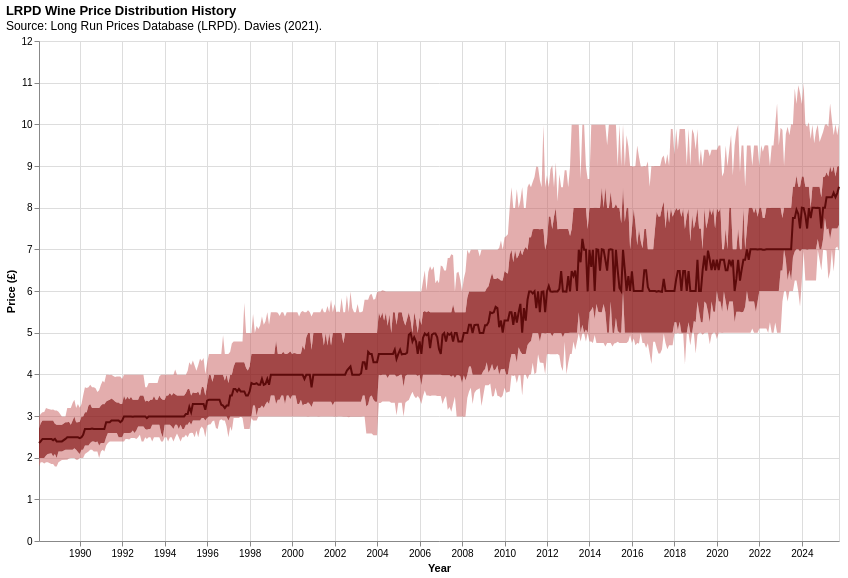

The cell this chart's notebook holds for it:
### Code cell
# Build interactive quantile bands and median chart
wine_selector = alt.selection_point(
    name='wine_type',
    fields=['wine_type'],
    bind=alt.binding_select(
        options=['RED WINE 70-75 CL', 'ROSE WINE 70-75 CL', 'WHITE WINE 70-75 CL'],
        name='Pick a wine type: '
    ),
    value='RED WINE 70-75 CL'
)
filtered_data = all_wine_stats
area_iqr = alt.Chart(filtered_data).transform_calculate(
    iqr_color="datum.wine_type == 'RED WINE 70-75 CL' ? '#8B1A1A' : datum.wine_type == 'ROSE WINE 70-75 CL' ? '#C75B7A' : '#D4AF37'"
).mark_area(opacity=0.8).encode(
    x=alt.X('datetime:T', title='Year', axis=alt.Axis(format='%Y')),
    y=alt.Y('Q1:Q', title='Price (£)', scale=alt.Scale(domain=[0, 12])),
    y2='Q3:Q',
    color=alt.Color('iqr_color:N', scale=None, legend=None),
    tooltip=[
        alt.Tooltip('datetime:T', title='Date', format='%B %Y'),
        alt.Tooltip('wine_type:N', title='Wine Type'),
        alt.Tooltip('Median:Q', title='Median Price (£)', format=',.2f'),
        alt.Tooltip('Q1:Q', title='Q1 (25th percentile)', format=',.2f'),
        alt.Tooltip('Q3:Q', title='Q3 (75th percentile)', format=',.2f'),
        alt.Tooltip('P10:Q', title='P10 (10th percentile)', format=',.2f'),
        alt.Tooltip('P90:Q', title='P90 (90th percentile)', format=',.2f')
    ]
).add_params(
    wine_selector
).transform_filter(
    wine_selector
)
area_p10_q1 = alt.Chart(filtered_data).transform_calculate(
    p10_q1_color="datum.wine_type == 'RED WINE 70-75 CL' ? '#C85C5C' : datum.wine_type == 'ROSE WINE 70-75 CL' ? '#E8A0BF' : '#F4D03F'"
).mark_area(opacity=0.5).encode(
    x='datetime:T',
    y=alt.Y('P10:Q', scale=alt.Scale(domain=[0, 12])),
    y2='Q1:Q',
    color=alt.Color('p10_q1_color:N', scale=None, legend=None),
    tooltip=[
        alt.Tooltip('datetime:T', title='Date', format='%B %Y'),
        alt.Tooltip('wine_type:N', title='Wine Type'),
        alt.Tooltip('Median:Q', title='Median Price (£)', format=',.2f'),
        alt.Tooltip('Q1:Q', title='Q1 (25th percentile)', format=',.2f'),
        alt.Tooltip('Q3:Q', title='Q3 (75th percentile)', format=',.2f'),
        alt.Tooltip('P10:Q', title='P10 (10th percentile)', format=',.2f'),
        alt.Tooltip('P90:Q', title='P90 (90th percentile)', format=',.2f')
    ]
).transform_filter(
    wine_selector
)
area_q3_p90 = alt.Chart(filtered_data).transform_calculate(
    q3_p90_color="datum.wine_type == 'RED WINE 70-75 CL' ? '#C85C5C' : datum.wine_type == 'ROSE WINE 70-75 CL' ? '#E8A0BF' : '#F4D03F'"
).mark_area(opacity=0.5).encode(
    x='datetime:T',
    y=alt.Y('Q3:Q', scale=alt.Scale(domain=[0, 12])),
    y2='P90:Q',
    color=alt.Color('q3_p90_color:N', scale=None, legend=None),
    tooltip=[
        alt.Tooltip('datetime:T', title='Date', format='%B %Y'),
        alt.Tooltip('wine_type:N', title='Wine Type'),
        alt.Tooltip('Median:Q', title='Median Price (£)', format=',.2f'),
        alt.Tooltip('Q1:Q', title='Q1 (25th percentile)', format=',.2f'),
        alt.Tooltip('Q3:Q', title='Q3 (75th percentile)', format=',.2f'),
        alt.Tooltip('P10:Q', title='P10 (10th percentile)', format=',.2f'),
        alt.Tooltip('P90:Q', title='P90 (90th percentile)', format=',.2f')
    ]
).transform_filter(
    wine_selector
)
line_median = alt.Chart(filtered_data).transform_calculate(
    median_color="datum.wine_type == 'RED WINE 70-75 CL' ? '#5C0A0A' : datum.wine_type == 'ROSE WINE 70-75 CL' ? '#9B4159' : '#B8860B'"
).mark_line(strokeWidth=2).encode(
    x='datetime:T',
    y=alt.Y('Median:Q', scale=alt.Scale(domain=[0, 12])),
    color=alt.Color('median_color:N', scale=None, legend=None),
    tooltip=[
        alt.Tooltip('datetime:T', title='Date', format='%B %Y'),
        alt.Tooltip('wine_type:N', title='Wine Type'),
        alt.Tooltip('Median:Q', title='Median Price (£)', format=',.2f'),
        alt.Tooltip('Q1:Q', title='Q1 (25th percentile)', format=',.2f'),
        alt.Tooltip('Q3:Q', title='Q3 (75th percentile)', format=',.2f'),
        alt.Tooltip('P10:Q', title='P10 (10th percentile)', format=',.2f'),
        alt.Tooltip('P90:Q', title='P90 (90th percentile)', format=',.2f')
    ]
).transform_filter(
    wine_selector
)
chart = (area_p10_q1 + area_iqr + area_q3_p90 + line_median).properties(
    width=800,
    height=500,
    title={
        'text': 'LRPD Wine Price Distribution History',
        'subtitle': 'Source: Long Run Prices Database (LRPD). Davies (2021).',
        'anchor': 'start'
    }
)
chart

### Figure 1 — Vega-Lite specification as saved in the notebook (floating-point values rounded to 4 significant figures; data arrays with more than 128 entries replaced by an {"elided": "..."} marker saying what was removed)
{"config": {"view": {"continuousWidth": 300, "continuousHeight": 300}}, "layer": [{"mark": {"type": "area", "opacity": 0.5}, "encoding": {"color": {"field": "p10_q1_color", "legend": null, "scale": null, "type": "nominal"}, "tooltip": [{"field": "datetime", "format": "%B %Y", "title": "Date", "type": "temporal"}, {"field": "wine_type", "title": "Wine Type", "type": "nominal"}, {"field": "Median", "format": ",.2f", "title": "Median Price (£)", "type": "quantitative"}, {"field": "Q1", "format": ",.2f", "title": "Q1 (25th percentile)", "type": "quantitative"}, {"field": "Q3", "format": ",.2f", "title": "Q3 (75th percentile)", "type": "quantitative"}, {"field": "P10", "format": ",.2f", "title": "P10 (10th percentile)", "type": "quantitative"}, {"field": "P90", "format": ",.2f", "title": "P90 (90th percentile)", "type": "quantitative"}], "x": {"field": "datetime", "type": "temporal"}, "y": {"field": "P10", "scale": {"domain": [0, 12]}, "type": "quantitative"}, "y2": {"field": "Q1"}}, "transform": [{"calculate": "datum.wine_type == 'RED WINE 70-75 CL' ? '#C85C5C' : datum.wine_type == 'ROSE WINE 70-75 CL' ? '#E8A0BF' : '#F4D03F'", "as": "p10_q1_color"}, {"filter": {"param": "wine_type"}}]}, {"mark": {"type": "area", "opacity": 0.8}, "encoding": {"color": {"field": "iqr_color", "legend": null, "scale": null, "type": "nominal"}, "tooltip": [{"field": "datetime", "format": "%B %Y", "title": "Date", "type": "temporal"}, {"field": "wine_type", "title": "Wine Type", "type": "nominal"}, {"field": "Median", "format": ",.2f", "title": "Median Price (£)", "type": "quantitative"}, {"field": "Q1", "format": ",.2f", "title": "Q1 (25th percentile)", "type": "quantitative"}, {"field": "Q3", "format": ",.2f", "title": "Q3 (75th percentile)", "type": "quantitative"}, {"field": "P10", "format": ",.2f", "title": "P10 (10th percentile)", "type": "quantitative"}, {"field": "P90", "format": ",.2f", "title": "P90 (90th percentile)", "type": "quantitative"}], "x": {"axis": {"format": "%Y"}, "field": "datetime", "title": "Year", "type": "temporal"}, "y": {"field": "Q1", "scale": {"domain": [0, 12]}, "title": "Price (£)", "type": "quantitative"}, "y2": {"field": "Q3"}}, "name": "view_3", "transform": [{"calculate": "datum.wine_type == 'RED WINE 70-75 CL' ? '#8B1A1A' : datum.wine_type == 'ROSE WINE 70-75 CL' ? '#C75B7A' : '#D4AF37'", "as": "iqr_color"}, {"filter": {"param": "wine_type"}}]}, {"mark": {"type": "area", "opacity": 0.5}, "encoding": {"color": {"field": "q3_p90_color", "legend": null, "scale": null, "type": "nominal"}, "tooltip": [{"field": "datetime", "format": "%B %Y", "title": "Date", "type": "temporal"}, {"field": "wine_type", "title": "Wine Type", "type": "nominal"}, {"field": "Median", "format": ",.2f", "title": "Median Price (£)", "type": "quantitative"}, {"field": "Q1", "format": ",.2f", "title": "Q1 (25th percentile)", "type": "quantitative"}, {"field": "Q3", "format": ",.2f", "title": "Q3 (75th percentile)", "type": "quantitative"}, {"field": "P10", "format": ",.2f", "title": "P10 (10th percentile)", "type": "quantitative"}, {"field": "P90", "format": ",.2f", "title": "P90 (90th percentile)", "type": "quantitative"}], "x": {"field": "datetime", "type": "temporal"}, "y": {"field": "Q3", "scale": {"domain": [0, 12]}, "type": "quantitative"}, "y2": {"field": "P90"}}, "transform": [{"calculate": "datum.wine_type == 'RED WINE 70-75 CL' ? '#C85C5C' : datum.wine_type == 'ROSE WINE 70-75 CL' ? '#E8A0BF' : '#F4D03F'", "as": "q3_p90_color"}, {"filter": {"param": "wine_type"}}]}, {"mark": {"type": "line", "strokeWidth": 2}, "encoding": {"color": {"field": "median_color", "legend": null, "scale": null, "type": "nominal"}, "tooltip": [{"field": "datetime", "format": "%B %Y", "title": "Date", "type": "temporal"}, {"field": "wine_type", "title": "Wine Type", "type": "nominal"}, {"field": "Median", "format": ",.2f", "title": "Median Price (£)", "type": "quantitative"}, {"field": "Q1", "format": ",.2f", "title": "Q1 (25th percentile)", "type": "quantitative"}, {"field": "Q3", "format": ",.2f", "title": "Q3 (75th percentile)", "type": "quantitative"}, {"field": "P10", "format": ",.2f", "title": "P10 (10th percentile)", "type": "quantitative"}, {"field": "P90", "format": ",.2f", "title": "P90 (90th percentile)", "type": "quantitative"}], "x": {"field": "datetime", "type": "temporal"}, "y": {"field": "Median", "scale": {"domain": [0, 12]}, "type": "quantitative"}}, "transform": [{"calculate": "datum.wine_type == 'RED WINE 70-75 CL' ? '#5C0A0A' : datum.wine_type == 'ROSE WINE 70-75 CL' ? '#9B4159' : '#B8860B'", "as": "median_color"}, {"filter": {"param": "wine_type"}}]}], "data": {"name": "data-750f66921cef75738d93dc3258d1b46d"}, "height": 500, "params": [{"name": "wine_type", "select": {"type": "point", "fields": ["wine_type"]}, "bind": {"input": "select", "options": ["RED WINE 70-75 CL", "ROSE WINE 70-75 CL", "WHITE WINE 70-75 CL"], "name": "Pick a wine type: "}, "value": "RED WINE 70-75 CL", "views": ["view_3"]}], "title": {"text": "LRPD Wine Price Distribution History", "subtitle": "Source: Long Run Prices Database (LRPD). Davies (2021).", "anchor": "start"}, "width": 800, "$schema": "https://vega.github.io/schema/vega-lite/v5.20.1.json", "datasets": {"data-750f66921cef75738d93dc3258d1b46d": {"elided": "1101 records"}}}
